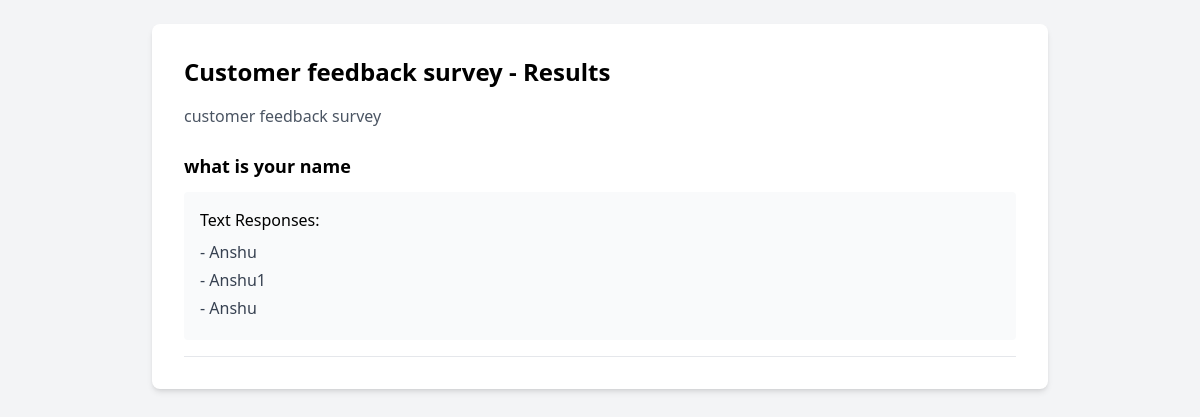
Screenshot of /survey/survey/1/results/ (signed in) with the database file from the repository.
### surveys/models.py (models this page shows, shortened)
class Survey(models.Model):
    title = models.CharField(max_length=200)
    description = models.TextField(blank=True, null=True)
    user = models.ForeignKey(
        settings.AUTH_USER_MODEL,
        on_delete=models.CASCADE,
        related_name='surveys',
        null=True  # Allow existing surveys to remain
    )
    created_at = models.DateTimeField(auto_now_add=True)
    updated_at = models.DateTimeField(auto_now=True)
    unique_link = models.CharField(max_length=16, unique=True, blank=True)
    external_link = models.CharField(max_length=16, unique=True, blank=True, null=True)
    max_external_responses = models.PositiveIntegerField(null=True, blank=True)
    external_response_count = models.PositiveIntegerField(default=0)
    is_active = models.BooleanField(default=True)  # New field to track survey activation status
    expiry_datetime = models.DateTimeField(null=True, blank=True)
    is_expired = models.BooleanField(default=False)
    points = models.IntegerField(default=0)

class Question(models.Model):
    QUESTION_TYPES = [
        ('text', 'Text'),
        ('multiple_choice', 'Multiple Choice'),
        ('checkbox', 'Checkbox'),
        ('radio', 'Radio'),
    ]
    survey = models.ForeignKey(Survey, related_name='questions', on_delete=models.CASCADE)
    text = models.TextField()
    question_type = models.CharField(max_length=20, choices=QUESTION_TYPES)

class Answer(models.Model):
    response = models.ForeignKey(Response, related_name='answers', on_delete=models.CASCADE)
    question = models.ForeignKey(Question, on_delete=models.CASCADE)
    text_answer = models.TextField(blank=True, null=True)
    choice_answer = models.ForeignKey(Choice, null=True, blank=True, on_delete=models.SET_NULL)

### surveys/views.py (the view, shortened to what this page needs)
# urls.py: path('survey/<int:survey_id>/results/', SurveyResultsView.as_view(), name='survey_results'),
class SurveyResultsView(LoginRequiredMixin, View):
    def get(self, request, survey_id):
        survey = get_object_or_404(Survey, id=survey_id, user=request.user)
        responses = survey.responses.all()
        results = {}
        for question in survey.questions.all():
            question_results = {
                'text': question.text,
                'type': question.question_type,
                'responses': []
            }
            if question.question_type == 'text':
                text_responses = []
                for response in responses:
                    try:
                        answer = response.answers.get(question=question)
                        if answer.text_answer:
                            text_responses.append(answer.text_answer)
                    except Answer.DoesNotExist:
                        pass
                question_results['responses'] = text_responses
            results[question.id] = question_results
        return render(request, 'surveys/survey_results.html', {
            'survey': survey,
            'results': results
        })

### templates/surveys/survey_results.html (shortened to what this page needs)
<!DOCTYPE html>
<html lang="en">
<head>
    <script src="https://cdn.tailwindcss.com"></script>
</head>
<body class="bg-gray-100 p-6">
    <div class="max-w-4xl mx-auto bg-white p-8 rounded-lg shadow-md">
        <h1 class="text-2xl font-bold mb-4">{{ survey.title }} - Results</h1>
        <p class="text-gray-600 mb-6">{{ survey.description }}</p>
        <div class="space-y-6">
            {% for question_id, result in results.items %}
            <div class="border-b pb-4">
                <h2 class="text-lg font-semibold mb-3">{{ result.text }}</h2>
                {% if result.type == 'text' %}
                <div class="bg-gray-50 p-4 rounded">
                    <h3 class="font-medium mb-2">Text Responses:</h3>
                    {% for response in result.responses %}
                        <p class="text-gray-700 mb-1">- {{ response }}</p>
                    {% endfor %}
                </div>
                {% endif %}
            </div>
            {% endfor %}
        </div>
    </div>
</body>
</html>

### rows the page displays
Survey: title "Customer feedback survey", description "customer feedback survey"
Question: text "what is your name"
Answer: responses "Anshu"
Answer: responses "Anshu1"
Answer: responses "Anshu"
